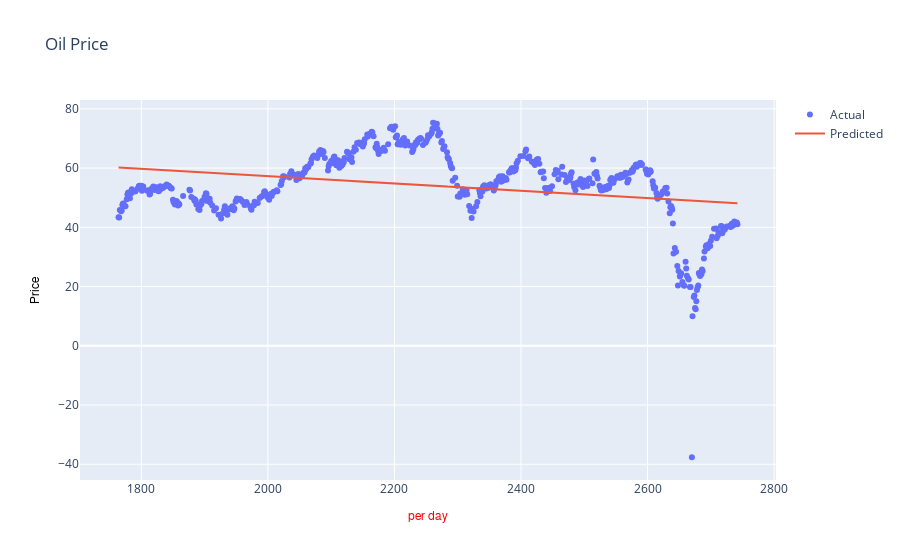

This figure's notebook cell:
### Code cell
linearReg =Prediction.Prediction(data_object)
traces = linearReg.linearReg()
chart.draw_chart2(traces[0],traces[1])

### Figure 1 — Plotly figure (JSON) as saved in the notebook; plotly's stock layout.template omitted (floating-point values rounded to 4 significant figures; data arrays with more than 128 entries replaced by an {"elided": "..."} marker saying what was removed)
{"data": [{"mode": "markers", "name": "Actual", "type": "scatter", "x": {"elided": "588 int values"}, "y": {"elided": "588 float values"}}, {"mode": "lines", "name": "Predicted", "type": "scatter", "x": {"elided": "588 int values"}, "y": {"elided": "588 float values"}}], "layout": {"title": {"text": "Oil Price"}, "xaxis": {"title": {"font": {"color": "#FF0000", "family": "FreeSans, monospace", "size": 12}, "text": "per day"}}, "yaxis": {"title": {"font": {"color": "#000000", "family": "FreeSans, monospace", "size": 12}, "text": "Price"}}}}
